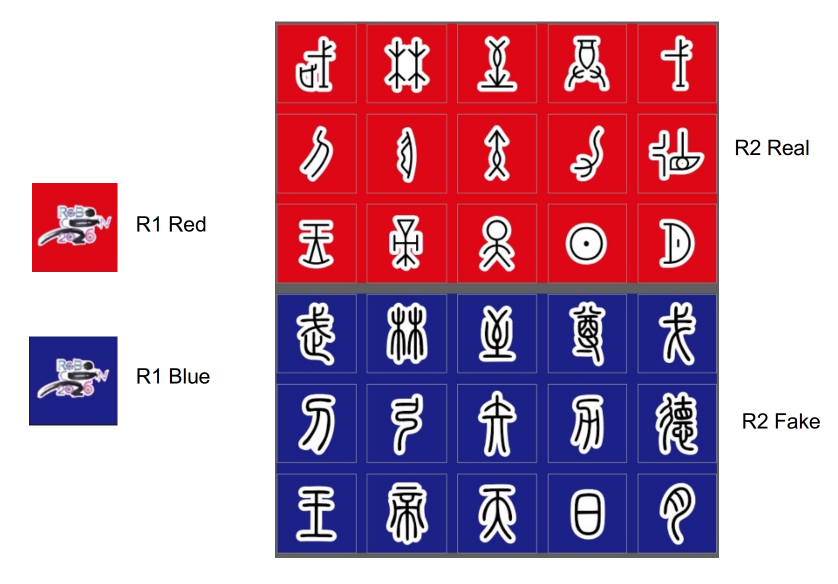
#> input picture image/ClassABURobocon2026.png, 1676 x 1168 px (shown at 1/2 size); its folder holds only this picture in this run
$ python -i 02_extract_features.py   (imports and definitions only)
#> lines starting #> are read from the running program, lines starting #| are printed output that depends on the picture
"""
Tahap 2: ekstraksi fitur dari hasil crop data/processed
Fitur: color histogram HSV + HOG
"""
import os
import cv2
import numpy as np
import pandas as pd
from skimage.feature import hog

INPUT_DIR = os.path.join("data", "processed")
OUTPUT_PATH = os.path.join("results", "features.csv")
SPLITS = ["train", "valid", "test"]
RESIZE_DIM = (128, 128)


# hitung histogram warna HSV
def extract_color_histogram(image, bins=(8, 8, 8)):
    hsv = cv2.cvtColor(image, cv2.COLOR_BGR2HSV)
    hist = cv2.calcHist([hsv], [0, 1, 2], None, bins, [0, 180, 0, 256, 0, 256])
    hist = cv2.normalize(hist, hist).flatten()
    return hist


# hitung fitur HOG dari citra grayscale
def extract_hog_features(image):
    gray = cv2.cvtColor(image, cv2.COLOR_BGR2GRAY)
    features = hog(
        gray,
        orientations=9,
        pixels_per_cell=(16, 16),
        cells_per_block=(2, 2),
        block_norm="L2-Hys",
        feature_vector=True,
    )
    return features


# gabung histogram warna dan hog jadi satu vektor
def extract_features(image):
    resized = cv2.resize(image, RESIZE_DIM)
    color_feat = extract_color_histogram(resized)
    hog_feat = extract_hog_features(resized)
    return np.concatenate([color_feat, hog_feat])


# kumpulkan fitur dari satu split
# [44 lines left out: functions process_split, main, not called in this run]


# [2 lines not run here, left out]

>>> import cv2
>>> picture = cv2.imread('../image/ClassABURobocon2026.png')
#> picture is the input picture: shape (1168, 1676, 3); mean B, G, R 173.5, 151.2, 193.1
>>> result = extract_features(picture)
#> in extract_features, `resized = cv2.resize(image, RESIZE_DIM)`:
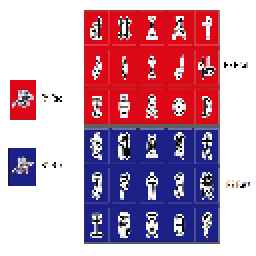
#> resized: shape (128, 128, 3) (shown 2 times larger); mean B, G, R 173.5, 151.2, 193.2
#> in extract_color_histogram, `hsv = cv2.cvtColor(image, cv2.COLOR_BGR2HSV)`: hsv: shape (128, 128, 3); mean H, S, V 69.4, 90.1, 213.5
#> in extract_color_histogram, `hist = cv2.normalize(hist, hist).flatten()`: hist = 512 values, max 0.903 at index 7, min 0 at index 9, mean 0.00357
#> in extract_features, `color_feat = extract_color_histogram(resized)`: color_feat has the same summary as hist in extract_color_histogram
#> in extract_hog_features, `gray = cv2.cvtColor(image, cv2.COLOR_BGR2GRAY)`:
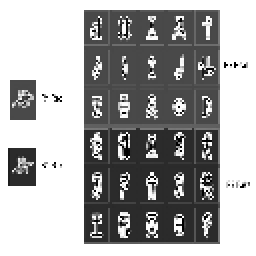
#> gray: shape (128, 128) (shown 2 times larger); min 0, max 255, mean 166.3
#> in extract_hog_features, `features = hog( gray, orientations=9, pixels_per_cell=(16, 16), cells_..`: features = 1764 values, max 0.471 at index 45, min 0 at index 0, mean 0.119
#> in extract_features, `hog_feat = extract_hog_features(resized)`: hog_feat has the same summary as features in extract_hog_features
#> result = 2276 values, max 0.903 at index 7, min 0 at index 9, mean 0.0931
